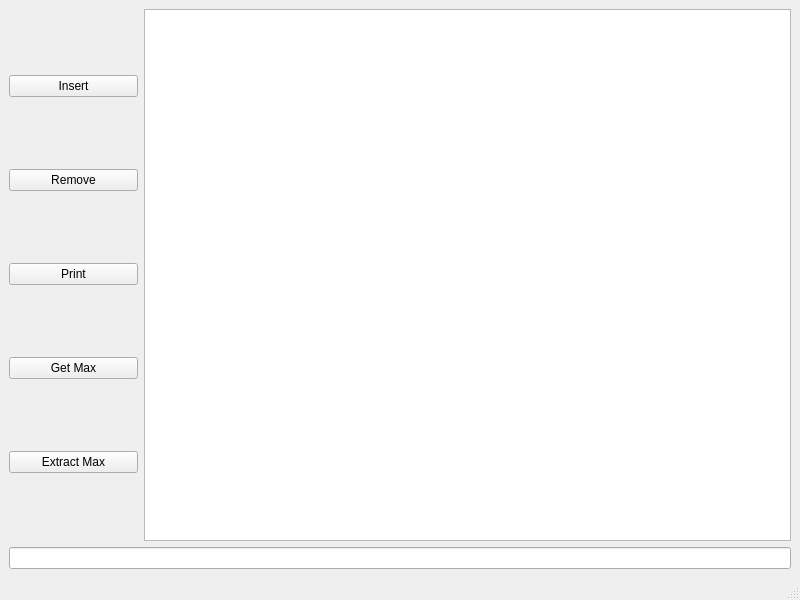
<?xml version="1.0" encoding="UTF-8"?>
<ui version="4.0">
 <class>MainWindow</class>
 <widget class="QMainWindow" name="MainWindow">
  <property name="geometry">
   <rect>
    <x>0</x>
    <y>0</y>
    <width>800</width>
    <height>600</height>
   </rect>
  </property>
  <property name="windowTitle">
   <string>MainWindow</string>
  </property>
  <widget class="QWidget" name="centralwidget">
   <layout class="QGridLayout" name="gridLayout_2">
    <item row="0" column="0">
     <layout class="QGridLayout" name="gridLayout" columnstretch="1,5">
      <item row="8" column="0" colspan="2">
       <widget class="QLineEdit" name="lineEdit"/>
      </item>
      <item row="0" column="0" rowspan="8">
       <layout class="QVBoxLayout" name="verticalLayout">
        <item>
         <widget class="QPushButton" name="insert_btn">
          <property name="text">
           <string>Insert</string>
          </property>
         </widget>
        </item>
        <item>
         <widget class="QPushButton" name="remove_btn">
          <property name="text">
           <string>Remove</string>
          </property>
         </widget>
        </item>
        <item>
         <widget class="QPushButton" name="print_btn">
          <property name="text">
           <string>Print</string>
          </property>
         </widget>
        </item>
        <item>
         <widget class="QPushButton" name="getMax_btn">
          <property name="text">
           <string>Get Max</string>
          </property>
         </widget>
        </item>
        <item>
         <widget class="QPushButton" name="extrMax_btn">
          <property name="text">
           <string>Extract Max</string>
          </property>
         </widget>
        </item>
       </layout>
      </item>
      <item row="0" column="1" rowspan="8">
       <widget class="QTreeView" name="treeView"/>
      </item>
     </layout>
    </item>
   </layout>
  </widget>
  <widget class="QMenuBar" name="menubar">
   <property name="geometry">
    <rect>
     <x>0</x>
     <y>0</y>
     <width>800</width>
     <height>22</height>
    </rect>
   </property>
  </widget>
  <widget class="QStatusBar" name="statusbar"/>
 </widget>
 <resources/>
 <connections/>
</ui>
